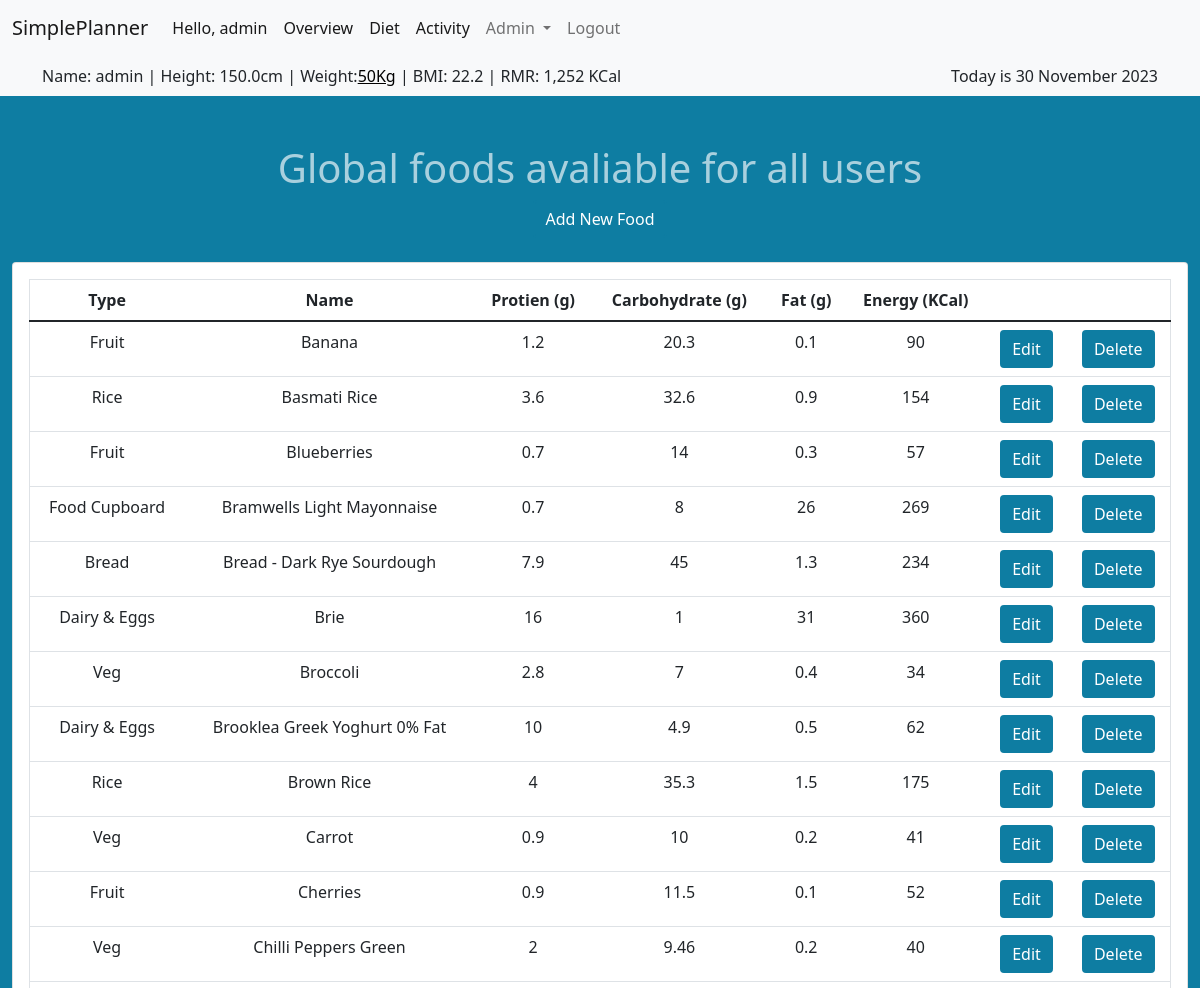
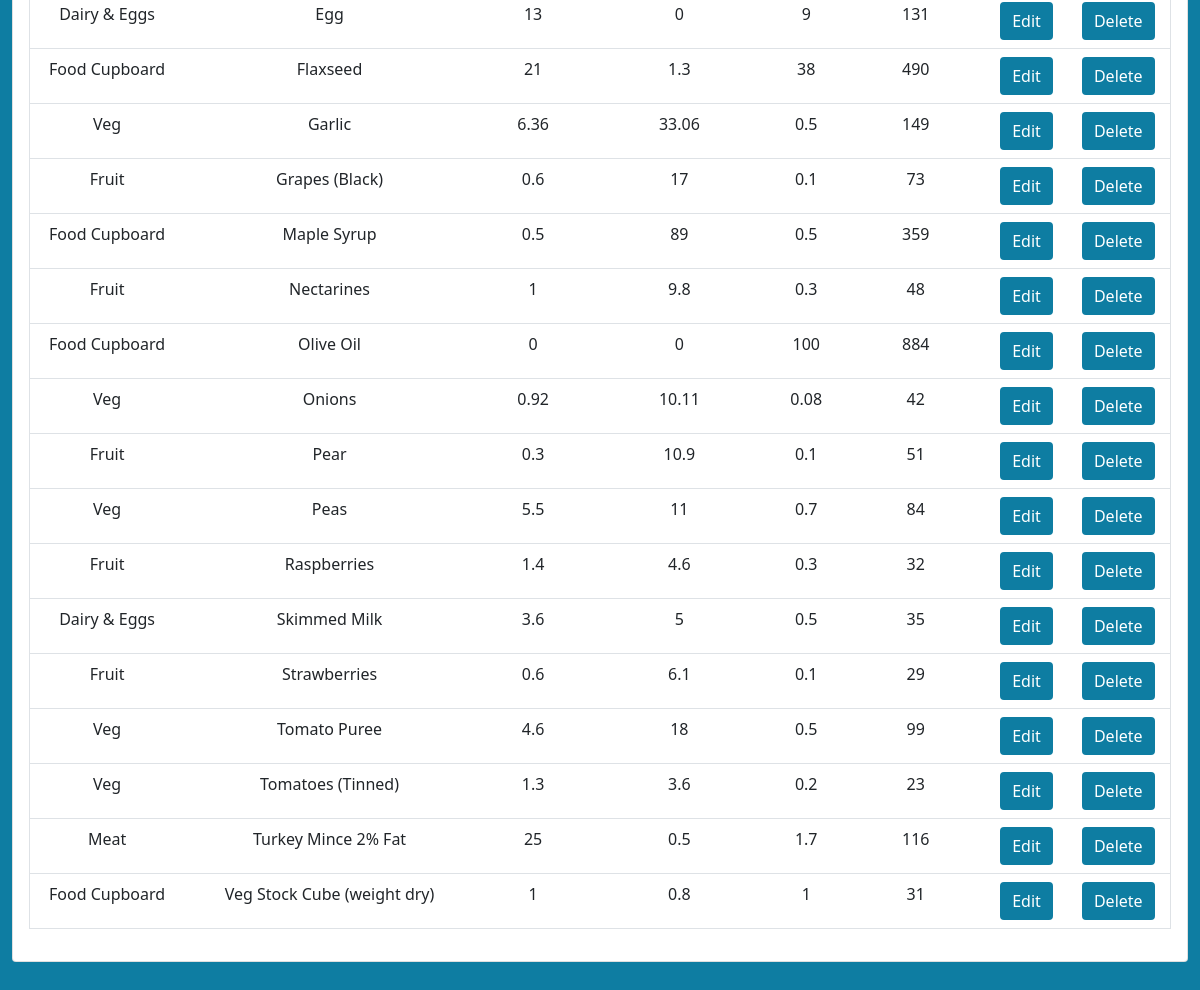
The page /admin_food (signed in) on the database its author committed (2 pictures, top to bottom).
### tables this page shows
CREATE TABLE standard_food (
    id INTEGER PRIMARY KEY,
    food_name TEXT,
    food_type_id INTEGER REFERENCES food_type(id) NOT NULL,
    energy INTEGER,
    protien INTEGER,
    carbohydrate INTEGER,
    fat INTEGER
);

CREATE TABLE food_type (
    id INTEGER PRIMARY KEY,
    type TEXT
);

### app.py (the view)
@app.route("/admin_food")
@helpers.admin_required
def admin_food():
    cur = db.cursor()
    standard_foods = cur.execute("SELECT standard_food.id, standard_food.food_name, standard_food.energy, standard_food.protien, standard_food.carbohydrate, standard_food.fat, food_type.type, food_type.id AS food_type_id FROM standard_food INNER JOIN food_type ON standard_food.food_type_id = food_type.id ORDER BY food_name").fetchall()
    food_types = cur.execute(
        "SELECT * FROM food_type ORDER BY type").fetchall()
    cur.close()
    return render_template("admin_food.html", standard_foods=standard_foods, food_types=food_types)

### helpers.py (called while the page is built)
def dict_factory(cursor, row):
    fields = [column[0] for column in cursor.description]
    return {key: value for key, value in zip(fields, row)}

def admin_required(f):
    @wraps(f)
    def decorated_function(*args, **kwargs):
        if session.get("user_id") != 1:
            return redirect("/logout")
        return f(*args, **kwargs)
    return decorated_function

def kcal(value):
    return f"{value:,} KCal"

def date_format(value):
    months = ("January", "February", "March", "April", "May", "June",
              "July", "August", "September", "October", "November", "December")
    month = months[value.month-1]
    return "{} {} {}".format(value.day, month, value.year)

### templates/admin_food.html (shortened to what this page needs)
{% extends "layout.html" %}
{% block main %}
<h1>Global foods avaliable for all users</h1>
<button id="btn_addnew">Add New Food</button>
<br>
<div class="card text-center">
    <div class="card-body">
        <table class="table">
            <thead>
                <tr>
                    <th>Type</th>
                    <th>Name</th>
                    <th>Protien (g)</th>
                    <th>Carbohydrate (g)</th>
                    <th>Fat (g)</th>
                    <th>Energy (KCal)</th>
                </tr>
            </thead>
            <tbody id="foods">
                {% for food in standard_foods %}
                <tr>
                    <td id="{{ food['id'] }}_type" data-id="{{ food['food_type_id'] }}">{{ food["type"] }}</td>
                    <td id="{{ food['id'] }}_food_name">{{ food["food_name"] }}</td>
                    <td id="{{ food['id'] }}_protien">{{ food["protien"] }}</td>
                    <td id="{{ food['id'] }}_carbohydrate">{{ food["carbohydrate"] }}</td>
                    <td id="{{ food['id'] }}_fat">{{ food["fat"] }}</td>
                    <td id="{{ food['id'] }}_energy">{{ food["energy"] }}</td>
                    <td id="{{ food['id'] }}_button">
                        <button class="editbutton" data-id="{{ food['id'] }}" type="button">Edit</button>
                    </td>
                    <td>
                        <form action="/delete_standard_food" method="post"
                            onsubmit="return confirm('Are you sure you wish to delete {{ food.food_name }}?');">
                            <button type="submit">Delete</button>
                        </form>
                    </td>
                </tr>
                {% endfor %}
            </tbody>
        </table>
    </div>
</div>
{% endblock %}

### static/style.css (style rules this page uses)
body { background-color: rgb(14, 125, 162); }
h1 { color: rgba(255, 255, 255, 0.645); text-align: center; }
table { border: 1px solid; }
button { background-color: rgb(14, 125, 162); border: 2px solid rgb(14, 125, 162); color: white; padding: 5px 10px; text-align: center; text-decoration: none; display: inline-block; font-size: 16px; border-radius: 4px; transition-duration: 0.4s; }

### rows shown on the page
standard_food: type "Fruit", food_name "Banana", protien "1.2", carbohydrate "20.3", fat "0.1", energy "90"
standard_food: type "Rice", food_name "Basmati Rice", protien "3.6", carbohydrate "32.6", fat "0.9", energy "154"
standard_food: type "Fruit", food_name "Blueberries", protien "0.7", carbohydrate "14", fat "0.3", energy "57"
standard_food: type "Food Cupboard", food_name "Bramwells Light Mayonnaise", protien "0.7", carbohydrate "8", fat "26", energy "269"
standard_food: type "Bread", food_name "Bread - Dark Rye Sourdough", protien "7.9", carbohydrate "45", fat "1.3", energy "234"
standard_food: type "Dairy & Eggs", food_name "Brie", protien "16", carbohydrate "1", fat "31", energy "360"
standard_food: type "Veg", food_name "Broccoli", protien "2.8", carbohydrate "7", fat "0.4", energy "34"
standard_food: type "Dairy & Eggs", food_name "Brooklea Greek Yoghurt 0% Fat", protien "10", carbohydrate "4.9", fat "0.5", energy "62"
standard_food: type "Rice", food_name "Brown Rice", protien "4", carbohydrate "35.3", fat "1.5", energy "175"
standard_food: type "Veg", food_name "Carrot", protien "0.9", carbohydrate "10", fat "0.2", energy "41"
standard_food: type "Fruit", food_name "Cherries", protien "0.9", carbohydrate "11.5", fat "0.1", energy "52"
standard_food: type "Veg", food_name "Chilli Peppers Green", protien "2", carbohydrate "9.46", fat "0.2", energy "40"
standard_food: type "Dairy & Eggs", food_name "Egg", protien "13", carbohydrate "0", fat "9", energy "131"
standard_food: type "Food Cupboard", food_name "Flaxseed", protien "21", carbohydrate "1.3", fat "38", energy "490"
standard_food: type "Veg", food_name "Garlic", protien "6.36", carbohydrate "33.06", fat "0.5", energy "149"
standard_food: type "Fruit", food_name "Grapes (Black)", protien "0.6", carbohydrate "17", fat "0.1", energy "73"
standard_food: type "Food Cupboard", food_name "Maple Syrup", protien "0.5", carbohydrate "89", fat "0.5", energy "359"
standard_food: type "Fruit", food_name "Nectarines", protien "1", carbohydrate "9.8", fat "0.3", energy "48"
standard_food: type "Food Cupboard", food_name "Olive Oil", protien "0", carbohydrate "0", fat "100", energy "884"
standard_food: type "Veg", food_name "Onions", protien "0.92", carbohydrate "10.11", fat "0.08", energy "42"
standard_food: type "Fruit", food_name "Pear", protien "0.3", carbohydrate "10.9", fat "0.1", energy "51"
standard_food: type "Veg", food_name "Peas", protien "5.5", carbohydrate "11", fat "0.7", energy "84"
standard_food: type "Fruit", food_name "Raspberries", protien "1.4", carbohydrate "4.6", fat "0.3", energy "32"
standard_food: type "Dairy & Eggs", food_name "Skimmed Milk", protien "3.6", carbohydrate "5", fat "0.5", energy "35"
standard_food: type "Fruit", food_name "Strawberries", protien "0.6", carbohydrate "6.1", fat "0.1", energy "29"
standard_food: type "Veg", food_name "Tomato Puree", protien "4.6", carbohydrate "18", fat "0.5", energy "99"
standard_food: type "Veg", food_name "Tomatoes (Tinned)", protien "1.3", carbohydrate "3.6", fat "0.2", energy "23"
standard_food: type "Meat", food_name "Turkey Mince 2% Fat", protien "25", carbohydrate "0.5", fat "1.7", energy "116"
standard_food: type "Food Cupboard", food_name "Veg Stock Cube (weight dry)", protien "1", carbohydrate "0.8", fat "1", energy "31"

### other values the page prints
{{ session["username"] }} "admin"
{{ session["height"] }} "150.0"
{{ session['weight'] }} "50"
{{ session["rmr"] | kcal }} "1,252 KCal"
{{ session["today"] | date_format }} "30 November 2023"
